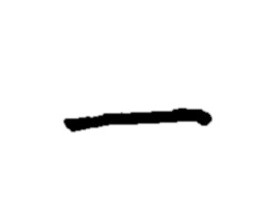
#> input picture fontset2/src/S-10.jpg, 280 x 222 px, given in place of S-1.jpg, which was not available
$ python transbg.py
#> lines starting #> are read from the running program, lines starting #| are printed output that depends on the picture; after the words box and inside, x2 and y2 are one past the last pixel; in counts of white or black regions, pixels touching at a corner belong together
import cv2
import numpy as np

def transbg(fname):
#> called with fname = 'fontset2/src/S-1'
    im = cv2.imread(fname+".jpg")
#> im is the input picture: shape (222, 280, 3); min 0, max 255, mean 247.8

    # 二值化
    im = cv2.threshold(im, 200, 255, cv2.THRESH_BINARY)[1]
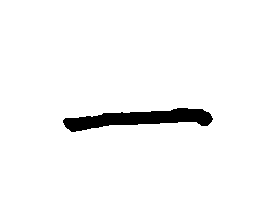
#> im: shape (222, 280, 3); 97% white; 1 black region, box (x1, y1, x2, y2) and area: (63, 108, 213, 132) 1892

    height, width, shape = im.shape
#> height = 222; width = 280; shape = 3
    new_im = np.ones((height, width, 4)) * 255
    new_im[:, :, :3] = im
    for i in range(height):
        for j in range(width):
            if new_im[i, j, :3].tolist() == [255.0, 255.0, 255.0]:
                new_im[i, j, :] = np.array([255.0, 255.0, 255.0, 0])
    cv2.imwrite(fname+".png", new_im)


if __name__ == "__main__":
    fprefix = "fontset2/src/S-"
    for i in range(1, 30):
        if i in [19]:
            continue
        print(i)
        fname = fprefix + str(i)
        transbg(fname)
#> pass 2 of the loop `for i in range(1, 30):`:
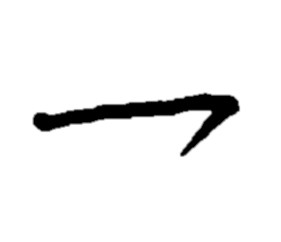
#> input picture fontset2/src/S-11.jpg, 281 x 242 px, given in place of S-2.jpg, which was not available
#> in transbg, im is the input picture: shape (242, 281, 3); min 0, max 255, mean 241.1
#> in transbg (call 2), `im = cv2.threshold(im, 200, 255, cv2.THRESH_BINARY)[1]`:
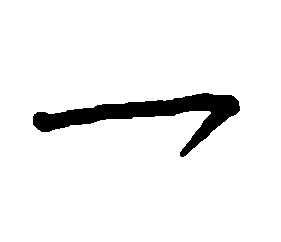
#> im: shape (242, 281, 3); 94.1% white; 1 black region, box (x1, y1, x2, y2) and area: (33, 93, 240, 157) 4012
#> (the run stopped early here; a loop or call above may not have finished)
